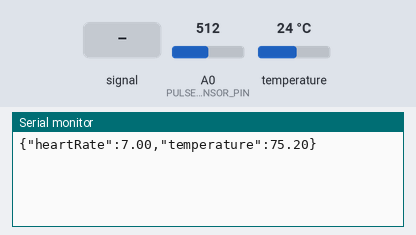
The sketch below on a simulated Arduino Uno, built with avr-gcc and run on an emulated ATmega328P. On the bench: the last lines printed to the serial monitor. The inputs (shaded band) are chosen by the test bench; at power-on: temperature 24 °C, A0 (PULSE_SENSOR_PIN) = 512.

Above: at 2.0 s.
2.1 s: A0 (PULSE_SENSOR_PIN) fed a 200 Hz sine of ±81 counts around its level
At 3.7 s:
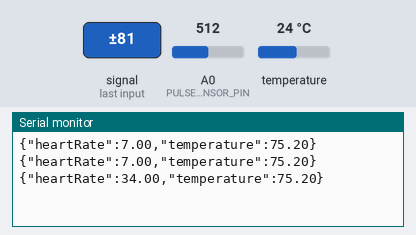
3.8 s: temperature set to 12 °C
At 5.3 s:
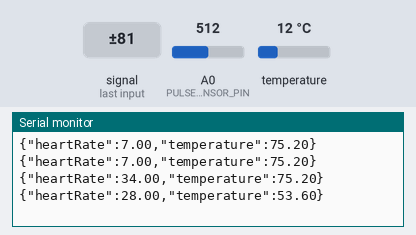
5.5 s: A0 (PULSE_SENSOR_PIN) set to 610
At 6.5 s:
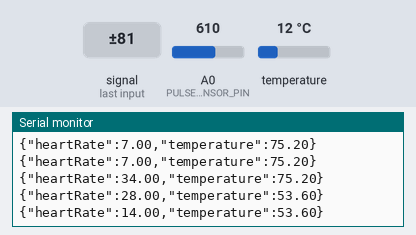
7.2 s: A0 (PULSE_SENSOR_PIN) fed a 1000 Hz sine of ±255 counts around its level
At 8.8 s:
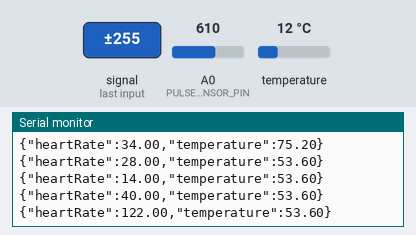
8.9 s: temperature set to 19 °C
At 10.4 s:
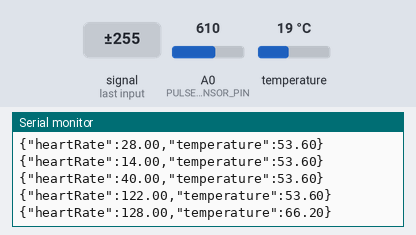
10.6 s: A0 (PULSE_SENSOR_PIN) set to 590
At 11.4 s:
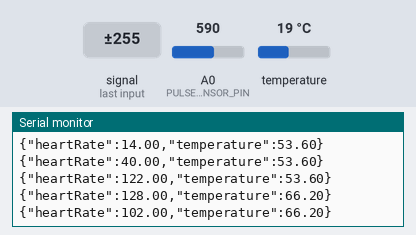
Timing chart, 0 to 13.3 s (numbered marks = the images above; inputs shaded):
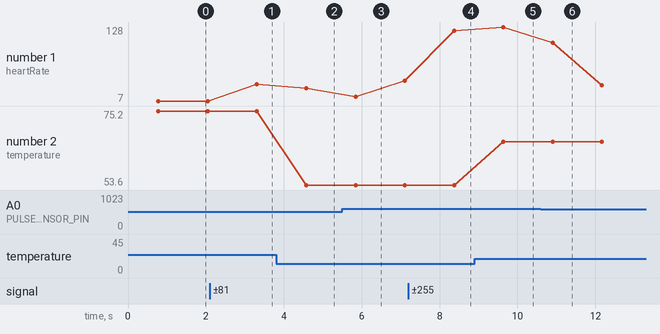

The sketch:

aurdino.ino
```cpp
// // 1st
// #include <OneWire.h>
// #include <DallasTemperature.h>

// #define PULSE_SENSOR_PIN A0
// #define ONE_WIRE_BUS 2

// // Pulse Sensor variables
// int pulseValue;
// int heartRate;

// // Temperature Sensor variables
// OneWire oneWire(ONE_WIRE_BUS);
// DallasTemperature sensors(&oneWire);
// float Celsius = 0;
// float Fahrenheit = 0;

// void setup() {
//   sensors.begin();
//   Serial.begin(9600);
// }

// void loop() {
//   // Read the raw pulse sensor value
//   pulseValue = analogRead(PULSE_SENSOR_PIN);

//   // sensors.requestTemperature();
//   Celsius = sensors.getTempCByIndex(0);

//   // Calculate heart rate based on the pulse sensor value
//   if (pulseValue > 0) {
//     heartRate = mapHeartRate(pulseValue);

//     // Send sensor data as JSON to the serial port
//     Serial.print("{\"heartRate\":");
//     Serial.print(heartRate);
//     Serial.print(",\"temperature\":");
//     Serial.print(Celsius);
//     Serial.println("}");

//     // Delay for 0.5 seconds
//     delay(500);
//   }
// }

// // Function to manually map the pulse sensor value to heart rate
// int mapHeartRate(int sensorValue) {
//   // Define the sensor value range and corresponding heart rate range
//   int sensorMin = 200;
//   int sensorMax = 600;
//   int heartRateMin = 60;
//   int heartRateMax = 200;

//   // Scale the sensor value to the heart rate range
//   return ((sensorValue - sensorMin) * (heartRateMax - heartRateMin) / (sensorMax - sensorMin)) + heartRateMin;
// }


// // 2nd
// #include <OneWire.h>
// #include <DallasTemperature.h>

// #define PULSE_SENSOR_PIN A0
// #define ONE_WIRE_BUS 2

// // Pulse Sensor variables
// int pulseValue;
// int heartRate;

// // Temperature Sensor variables
// OneWire oneWire(ONE_WIRE_BUS);
// DallasTemperature sensors(&oneWire);
// float Celsius = 0;
// float Fahrenheit = 0;

// void setup() {
//   Serial.begin(9600);
//   sensors.begin();
// }

// void loop() {
//   // Read the raw pulse sensor value
//   pulseValue = analogRead(PULSE_SENSOR_PIN);

//   // Calculate heart rate based on the pulse sensor value
//   if (pulseValue > 0) {
//     heartRate = mapHeartRate(pulseValue);

//     // Read temperature in Celsius
//     Celsius = sensors.getTempCByIndex(0);

//     // Convert Celsius to Fahrenheit
//     Fahrenheit = (Celsius * 9.0/5.0) + 32.0;

//     // Send sensor data as JSON to the serial port
//     Serial.print("{\"heartRate\":");
//     Serial.print(heartRate);
//     Serial.print(",\"temperature\":");
//     Serial.print(Fahrenheit);  // Print temperature in Fahrenheit
//     Serial.println("}");

//     // Delay for 0.5 seconds
//     delay(500);
//   }
// }

// // Function to manually map the pulse sensor value to heart rate
// int mapHeartRate(int sensorValue) {
//   // Define the sensor value range and corresponding heart rate range
//   int sensorMin = 200;
//   int sensorMax = 600;
//   int heartRateMin = 60;
//   int heartRateMax = 200;

//   // Scale the sensor value to the heart rate range
//   return ((sensorValue - sensorMin) * (heartRateMax - heartRateMin) / (sensorMax - sensorMin)) + heartRateMin;
// }


// // 3rd
#include <OneWire.h>
#include <DallasTemperature.h>

#define PULSE_SENSOR_PIN A0
#define ONE_WIRE_BUS 2

OneWire oneWire(ONE_WIRE_BUS);
DallasTemperature sensors(&oneWire);

// Pulse Sensor variables
int pulseValue;
int heartRate;

// Temperature Sensor variables
float Celsius = 0;
float Fahrenheit = 0;

void setup() {
  sensors.begin();
  Serial.begin(9600);
}

void loop() {
  // Read the raw pulse sensor value
  pulseValue = analogRead(PULSE_SENSOR_PIN);

  // Request temperature from DS18B20
  sensors.requestTemperatures();
  Celsius = sensors.getTempCByIndex(0);
  Fahrenheit = sensors.toFahrenheit(Celsius);

  // Calculate heart rate based on the pulse sensor value
  if (pulseValue > 0) {
    heartRate = mapHeartRate(pulseValue);

    // Send sensor data as JSON to the serial port
    Serial.print("{\"heartRate\":");
    Serial.print(round(heartRate * 100.0) / 100.0);
    Serial.print(",\"temperature\":");
    Serial.print(round(Fahrenheit * 100.0) / 100.0);
    Serial.println("}");

    // Delay for 0.5 seconds
    delay(500);
  }
}

// Function to manually map the pulse sensor value to heart rate
int mapHeartRate(int sensorValue) {
  // Define the sensor value range and corresponding heart rate range
  int sensorMin = 200;
  int sensorMax = 600;
  int heartRateMin = 65;
  int heartRateMax = 200;

  // Scale the sensor value to the heart rate range
  return ((sensorValue - sensorMin) * (heartRateMax - heartRateMin) / (sensorMax - sensorMin)) + heartRateMin;
}
```

Measured:
- after the input at 2.1 s, the serial monitor: prints a new line after 1.2 s (image 1)
- after the input at 3.8 s, the serial monitor: prints a new line after 0.78 s (image 2)
- after the input at 7.2 s, the serial monitor: prints a new line after 1.2 s (image 4)
- after the input at 8.9 s, the serial monitor: prints a new line after 0.74 s (image 5)
- plotted number 1: 7 → 34 after the input at 2.1 s, 28 → 40 after the input at 5.5 s, 40 → 122 after the input at 7.2 s, 128 → 33 after the input at 10.6 s
- plotted number 2: 75.2 → 53.6 after the input at 3.8 s, 53.6 → 66.2 after the input at 8.9 s
